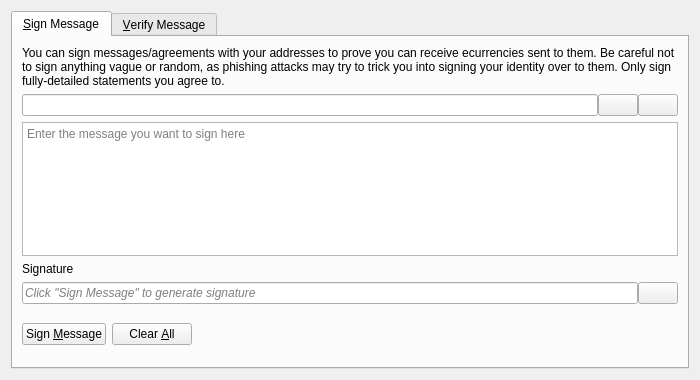
<?xml version="1.0" encoding="UTF-8"?>
<ui version="4.0">
 <class>SignVerifyMessageDialog</class>
 <widget class="QDialog" name="SignVerifyMessageDialog">
  <property name="geometry">
   <rect>
    <x>0</x>
    <y>0</y>
    <width>700</width>
    <height>380</height>
   </rect>
  </property>
  <property name="windowTitle">
   <string>Signatures - Sign / Verify a Message</string>
  </property>
  <property name="modal">
   <bool>true</bool>
  </property>
  <layout class="QVBoxLayout" name="verticalLayout">
   <item>
    <widget class="QTabWidget" name="tabWidget">
     <property name="currentIndex">
      <number>0</number>
     </property>
     <widget class="QWidget" name="tabSignMessage">
      <attribute name="title">
       <string>&amp;Sign Message</string>
      </attribute>
      <layout class="QVBoxLayout" name="verticalLayout_SM">
       <item>
        <widget class="QLabel" name="infoLabel_SM">
         <property name="text">
          <string>You can sign messages/agreements with your addresses to prove you can receive ecurrencies sent to them. Be careful not to sign anything vague or random, as phishing attacks may try to trick you into signing your identity over to them. Only sign fully-detailed statements you agree to.</string>
         </property>
         <property name="textFormat">
          <enum>Qt::PlainText</enum>
         </property>
         <property name="wordWrap">
          <bool>true</bool>
         </property>
        </widget>
       </item>
       <item>
        <layout class="QHBoxLayout" name="horizontalLayout_1_SM">
         <property name="spacing">
          <number>0</number>
         </property>
         <item>
          <widget class="QValidatedLineEdit" name="addressIn_SM">
           <property name="toolTip">
            <string>The eCurrency address to sign the message with</string>
           </property>
          </widget>
         </item>
         <item>
          <widget class="QPushButton" name="addressBookButton_SM">
           <property name="toolTip">
            <string>Choose previously used address</string>
           </property>
           <property name="text">
            <string/>
           </property>
           <property name="icon">
            <iconset resource="../bitcoin.qrc">
             <normaloff>:/icons/address-book</normaloff>:/icons/address-book</iconset>
           </property>
           <property name="shortcut">
            <string>Alt+A</string>
           </property>
           <property name="autoDefault">
            <bool>false</bool>
           </property>
          </widget>
         </item>
         <item>
          <widget class="QPushButton" name="pasteButton_SM">
           <property name="toolTip">
            <string>Paste address from clipboard</string>
           </property>
           <property name="text">
            <string/>
           </property>
           <property name="icon">
            <iconset resource="../bitcoin.qrc">
             <normaloff>:/icons/editpaste</normaloff>:/icons/editpaste</iconset>
           </property>
           <property name="shortcut">
            <string>Alt+P</string>
           </property>
           <property name="autoDefault">
            <bool>false</bool>
           </property>
          </widget>
         </item>
        </layout>
       </item>
       <item>
        <widget class="QPlainTextEdit" name="messageIn_SM">
         <property name="toolTip">
          <string>Enter the message you want to sign here</string>
         </property>
         <property name="placeholderText">
          <string>Enter the message you want to sign here</string>
         </property>
        </widget>
       </item>
       <item>
        <widget class="QLabel" name="signatureLabel_SM">
         <property name="text">
          <string>Signature</string>
         </property>
         <property name="textFormat">
          <enum>Qt::PlainText</enum>
         </property>
        </widget>
       </item>
       <item>
        <layout class="QHBoxLayout" name="horizontalLayout_2_SM">
         <property name="spacing">
          <number>0</number>
         </property>
         <item>
          <widget class="QLineEdit" name="signatureOut_SM">
           <property name="placeholderText">
            <string>Click "Sign Message" to generate signature</string>
           </property>
           <property name="font">
            <font>
             <italic>true</italic>
            </font>
           </property>
           <property name="readOnly">
            <bool>true</bool>
           </property>
          </widget>
         </item>
         <item>
          <widget class="QPushButton" name="copySignatureButton_SM">
           <property name="toolTip">
            <string>Copy the current signature to the system clipboard</string>
           </property>
           <property name="text">
            <string/>
           </property>
           <property name="icon">
            <iconset resource="../bitcoin.qrc">
             <normaloff>:/icons/editcopy</normaloff>:/icons/editcopy</iconset>
           </property>
           <property name="autoDefault">
            <bool>false</bool>
           </property>
          </widget>
         </item>
        </layout>
       </item>
       <item>
        <layout class="QHBoxLayout" name="horizontalLayout_3_SM">
         <item>
          <widget class="QPushButton" name="signMessageButton_SM">
           <property name="toolTip">
            <string>Sign the message to prove you own this eCurrency address</string>
           </property>
           <property name="text">
            <string>Sign &amp;Message</string>
           </property>
           <property name="icon">
            <iconset resource="../bitcoin.qrc">
             <normaloff>:/icons/edit</normaloff>:/icons/edit</iconset>
           </property>
           <property name="autoDefault">
            <bool>false</bool>
           </property>
          </widget>
         </item>
         <item>
          <widget class="QPushButton" name="clearButton_SM">
           <property name="toolTip">
            <string>Reset all sign message fields</string>
           </property>
           <property name="text">
            <string>Clear &amp;All</string>
           </property>
           <property name="icon">
            <iconset resource="../bitcoin.qrc">
             <normaloff>:/icons/remove</normaloff>:/icons/remove</iconset>
           </property>
           <property name="autoDefault">
            <bool>false</bool>
           </property>
          </widget>
         </item>
         <item>
          <spacer name="horizontalSpacer_1_SM">
           <property name="orientation">
            <enum>Qt::Horizontal</enum>
           </property>
           <property name="sizeHint" stdset="0">
            <size>
             <width>40</width>
             <height>48</height>
            </size>
           </property>
          </spacer>
         </item>
         <item>
          <widget class="QLabel" name="statusLabel_SM">
           <property name="font">
            <font>
             <weight>75</weight>
             <bold>true</bold>
            </font>
           </property>
           <property name="text">
            <string/>
           </property>
           <property name="wordWrap">
            <bool>true</bool>
           </property>
          </widget>
         </item>
         <item>
          <spacer name="horizontalSpacer_2_SM">
           <property name="orientation">
            <enum>Qt::Horizontal</enum>
           </property>
           <property name="sizeHint" stdset="0">
            <size>
             <width>40</width>
             <height>48</height>
            </size>
           </property>
          </spacer>
         </item>
        </layout>
       </item>
      </layout>
     </widget>
     <widget class="QWidget" name="tabVerifyMessage">
      <attribute name="title">
       <string>&amp;Verify Message</string>
      </attribute>
      <layout class="QVBoxLayout" name="verticalLayout_VM">
       <item>
        <widget class="QLabel" name="infoLabel_VM">
         <property name="text">
          <string>Enter the receiver's address, message (ensure you copy line breaks, spaces, tabs, etc. exactly) and signature below to verify the message. Be careful not to read more into the signature than what is in the signed message itself, to avoid being tricked by a man-in-the-middle attack. Note that this only proves the signing party receives with the address, it cannot prove sendership of any transaction!</string>
         </property>
         <property name="textFormat">
          <enum>Qt::PlainText</enum>
         </property>
         <property name="alignment">
          <set>Qt::AlignLeading|Qt::AlignLeft|Qt::AlignTop</set>
         </property>
         <property name="wordWrap">
          <bool>true</bool>
         </property>
        </widget>
       </item>
       <item>
        <layout class="QHBoxLayout" name="horizontalLayout_1_VM">
         <property name="spacing">
          <number>0</number>
         </property>
         <item>
          <widget class="QValidatedLineEdit" name="addressIn_VM">
           <property name="toolTip">
            <string>The eCurrency address the message was signed with</string>
           </property>
          </widget>
         </item>
         <item>
          <widget class="QPushButton" name="addressBookButton_VM">
           <property name="toolTip">
            <string>Choose previously used address</string>
           </property>
           <property name="text">
            <string/>
           </property>
           <property name="icon">
            <iconset resource="../bitcoin.qrc">
             <normaloff>:/icons/address-book</normaloff>:/icons/address-book</iconset>
           </property>
           <property name="shortcut">
            <string>Alt+A</string>
           </property>
           <property name="autoDefault">
            <bool>false</bool>
           </property>
          </widget>
         </item>
        </layout>
       </item>
       <item>
        <widget class="QPlainTextEdit" name="messageIn_VM">
          <property name="toolTip">
            <string>The signed message to verify</string>
          </property>
          <property name="placeholderText">
            <string>The signed message to verify</string>
          </property>
        </widget>
       </item>
       <item>
        <widget class="QValidatedLineEdit" name="signatureIn_VM">
          <property name="toolTip">
            <string>The signature given when the message was signed</string>
          </property>
          <property name="placeholderText">
            <string>The signature given when the message was signed</string>
          </property>
        </widget>
       </item>
       <item>
        <layout class="QHBoxLayout" name="horizontalLayout_2_VM">
         <item>
          <widget class="QPushButton" name="verifyMessageButton_VM">
           <property name="toolTip">
            <string>Verify the message to ensure it was signed with the specified eCurrency address</string>
           </property>
           <property name="text">
            <string>Verify &amp;Message</string>
           </property>
           <property name="icon">
            <iconset resource="../bitcoin.qrc">
             <normaloff>:/icons/transaction_0</normaloff>:/icons/transaction_0</iconset>
           </property>
           <property name="autoDefault">
            <bool>false</bool>
           </property>
          </widget>
         </item>
         <item>
          <widget class="QPushButton" name="clearButton_VM">
           <property name="toolTip">
            <string>Reset all verify message fields</string>
           </property>
           <property name="text">
            <string>Clear &amp;All</string>
           </property>
           <property name="icon">
            <iconset resource="../bitcoin.qrc">
             <normaloff>:/icons/remove</normaloff>:/icons/remove</iconset>
           </property>
           <property name="autoDefault">
            <bool>false</bool>
           </property>
          </widget>
         </item>
         <item>
          <spacer name="horizontalSpacer_1_VM">
           <property name="orientation">
            <enum>Qt::Horizontal</enum>
           </property>
           <property name="sizeHint" stdset="0">
            <size>
             <width>40</width>
             <height>48</height>
            </size>
           </property>
          </spacer>
         </item>
         <item>
          <widget class="QLabel" name="statusLabel_VM">
           <property name="font">
            <font>
             <weight>75</weight>
             <bold>true</bold>
            </font>
           </property>
           <property name="text">
            <string/>
           </property>
           <property name="wordWrap">
            <bool>true</bool>
           </property>
          </widget>
         </item>
         <item>
          <spacer name="horizontalSpacer_2_VM">
           <property name="orientation">
            <enum>Qt::Horizontal</enum>
           </property>
           <property name="sizeHint" stdset="0">
            <size>
             <width>40</width>
             <height>48</height>
            </size>
           </property>
          </spacer>
         </item>
        </layout>
       </item>
      </layout>
     </widget>
    </widget>
   </item>
  </layout>
 </widget>
 <customwidgets>
  <customwidget>
   <class>QValidatedLineEdit</class>
   <extends>QLineEdit</extends>
   <header>qt/qvalidatedlineedit.h</header>
  </customwidget>
 </customwidgets>
 <resources>
  <include location="../bitcoin.qrc"/>
 </resources>
 <connections/>
</ui>
